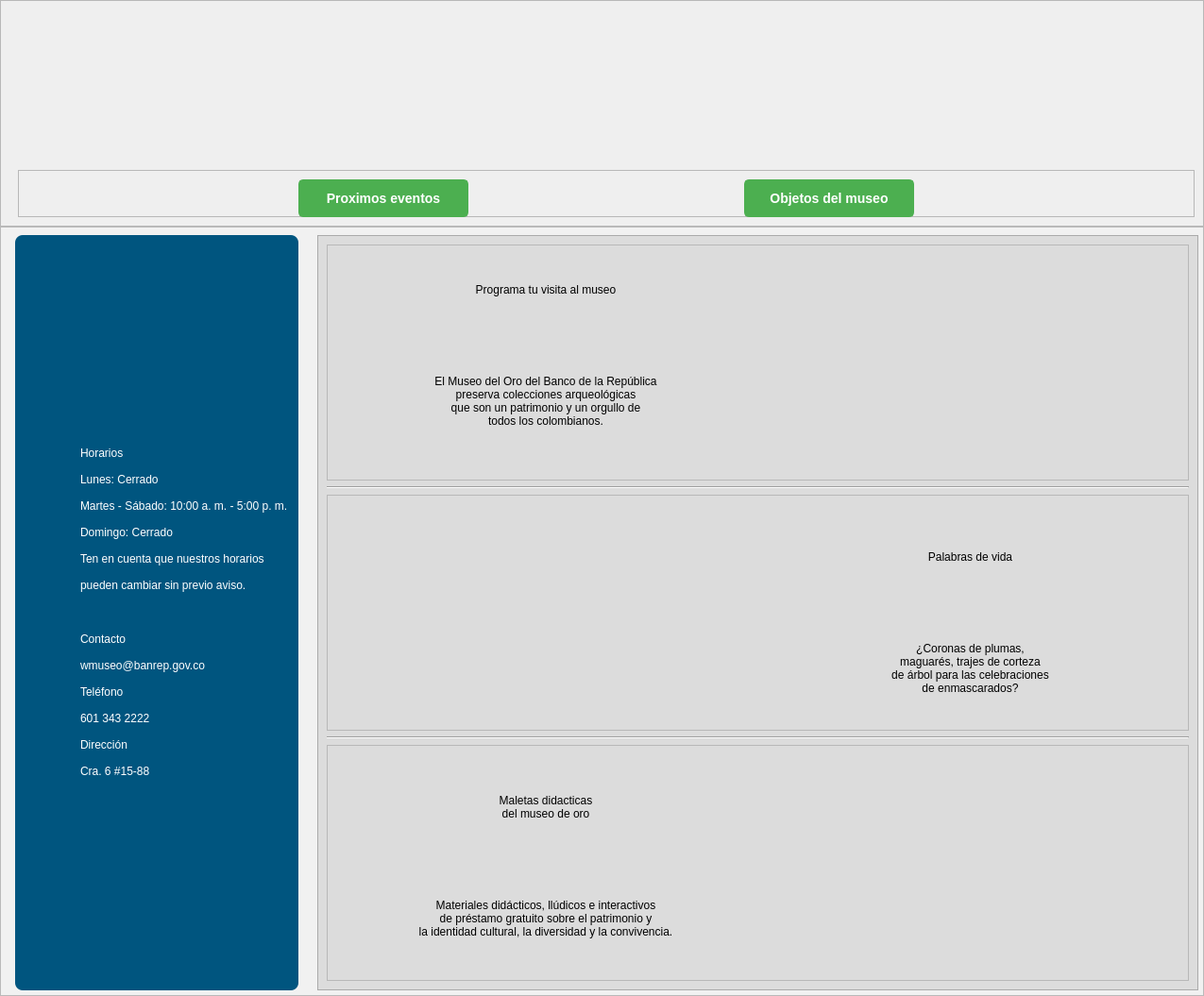
             <widget class="QWidget" name="Contenido1">
              <property name="geometry">
               <rect>
                <x>0</x>
                <y>0</y>
                <width>1275</width>
                <height>1055</height>
               </rect>
              </property>
              <layout class="QVBoxLayout" name="verticalLayout_2">
               <property name="spacing">
                <number>0</number>
               </property>
               <property name="leftMargin">
                <number>0</number>
               </property>
               <property name="topMargin">
                <number>0</number>
               </property>
               <property name="rightMargin">
                <number>0</number>
               </property>
               <property name="bottomMargin">
                <number>0</number>
               </property>
               <item>
                <widget class="QFrame" name="menudeslizante_frame">
                 <property name="maximumSize">
                  <size>
                   <width>16777215</width>
                   <height>16777215</height>
                  </size>
                 </property>
                 <property name="frameShape">
                  <enum>QFrame::StyledPanel</enum>
                 </property>
                 <property name="frameShadow">
                  <enum>QFrame::Raised</enum>
                 </property>
                 <layout class="QHBoxLayout" name="horizontalLayout_4">
                  <property name="spacing">
                   <number>0</number>
                  </property>
                  <property name="topMargin">
                   <number>0</number>
                  </property>
                  <property name="rightMargin">
                   <number>0</number>
                  </property>
                  <property name="bottomMargin">
                   <number>0</number>
                  </property>
                  <item>
                   <widget class="QStackedWidget" name="menuDeslizante">
                    <widget class="QWidget" name="deslizante_1">
                     <layout class="QVBoxLayout" name="verticalLayout_4">
                      <item>
                       <widget class="QLabel" name="imagen_4">
                        <property name="minimumSize">
                         <size>
                          <width>0</width>
                          <height>164</height>
                         </size>
                        </property>
                        <property name="text">
                         <string/>
                        </property>
                        <property name="pixmap">
                         <pixmap resource="../imgs/Recursos.qrc">:/iconos/banner1.png</pixmap>
                        </property>
                        <property name="scaledContents">
                         <bool>true</bool>
                        </property>
                        <property name="alignment">
                         <set>Qt::AlignCenter</set>
                        </property>
                       </widget>
                      </item>
                      <item>
                       <widget class="QFrame" name="frame_botonesevento">
                        <property name="minimumSize">
                         <size>
                          <width>0</width>
                          <height>50</height>
                         </size>
                        </property>
                        <property name="frameShape">
                         <enum>QFrame::StyledPanel</enum>
                        </property>
                        <property name="frameShadow">
                         <enum>QFrame::Raised</enum>
                        </property>
                        <layout class="QHBoxLayout" name="horizontalLayout_5">
                         <item>
                          <spacer name="horizontalSpacer_8">
                           <property name="orientation">
                            <enum>Qt::Horizontal</enum>
                           </property>
                           <property name="sizeHint" stdset="0">
                            <size>
                             <width>40</width>
                             <height>20</height>
                            </size>
                           </property>
                          </spacer>
                         </item>
                         <item alignment="Qt::AlignHCenter">
                          <widget class="QPushButton" name="Bonton_proxEvento">
                           <property name="minimumSize">
                            <size>
                             <width>180</width>
                             <height>40</height>
                            </size>
                           </property>
                           <property name="maximumSize">
                            <size>
                             <width>180</width>
                             <height>60</height>
                            </size>
                           </property>
                           <property name="styleSheet">
                            <string notr="true">QPushButton {
    background-color: #4CAF50; /* Color de fondo */
    color: white; /* Color del texto */
    border-style: solid; /* Estilo del borde */
    border-width: 2px; /* Ancho del borde */
    border-color: #4CAF50; /* Color del borde */
    border-radius: 5px; /* Radio de borde para esquinas redondeadas */
    padding: 8px 16px; /* Espaciado interno */
    font-size: 14px; /* Tamaño de fuente */
    font-weight: bold; /* Peso de la fuente */
}

QPushButton:hover {
    background-color: #45a049; /* Cambiar el color de fondo al pasar el mouse */
    border-color: #45a049; /* Cambiar el color del borde al pasar el mouse */
}

QPushButton:pressed {
    background-color: #357a38; /* Cambiar el color de fondo al hacer clic */
    border-color: #357a38; /* Cambiar el color del borde al hacer clic */
}</string>
                           </property>
                           <property name="text">
                            <string>Proximos eventos</string>
                           </property>
                          </widget>
                         </item>
                         <item>
                          <spacer name="horizontalSpacer_4">
                           <property name="orientation">
                            <enum>Qt::Horizontal</enum>
                           </property>
                           <property name="sizeHint" stdset="0">
                            <size>
                             <width>40</width>
                             <height>20</height>
                            </size>
                           </property>
                          </spacer>
                         </item>
                         <item alignment="Qt::AlignRight">
                          <widget class="QPushButton" name="Boton_objetos">
                           <property name="minimumSize">
                            <size>
                             <width>180</width>
                             <height>40</height>
                            </size>
                           </property>
                           <property name="styleSheet">
                            <string notr="true">QPushButton {
    background-color: #4CAF50; /* Color de fondo */
    color: white; /* Color del texto */
    border-style: solid; /* Estilo del borde */
    border-width: 2px; /* Ancho del borde */
    border-color: #4CAF50; /* Color del borde */
    border-radius: 5px; /* Radio de borde para esquinas redondeadas */
    padding: 8px 16px; /* Espaciado interno */
    font-size: 14px; /* Tamaño de fuente */
    font-weight: bold; /* Peso de la fuente */
}

QPushButton:hover {
    background-color: #45a049; /* Cambiar el color de fondo al pasar el mouse */
    border-color: #45a049; /* Cambiar el color del borde al pasar el mouse */
}

QPushButton:pressed {
    background-color: #357a38; /* Cambiar el color de fondo al hacer clic */
    border-color: #357a38; /* Cambiar el color del borde al hacer clic */
}</string>
                           </property>
                           <property name="text">
                            <string>Objetos del museo</string>
                           </property>
                          </widget>
                         </item>
                         <item>
                          <spacer name="horizontalSpacer_9">
                           <property name="orientation">
                            <enum>Qt::Horizontal</enum>
                           </property>
                           <property name="sizeHint" stdset="0">
                            <size>
                             <width>40</width>
                             <height>20</height>
                            </size>
                           </property>
                          </spacer>
                         </item>
                        </layout>
                       </widget>
                      </item>
                     </layout>
                    </widget>
                   </widget>
                  </item>
                 </layout>
                </widget>
               </item>
               <item>
                <widget class="QFrame" name="informaciones">
                 <property name="styleSheet">
                  <string notr="true">QFrame#informaciones{
background-color: rgb(241, 241, 241);
alternate-background-color: rgb(255, 162, 115);
}</string>
                 </property>
                 <property name="frameShape">
                  <enum>QFrame::StyledPanel</enum>
                 </property>
                 <property name="frameShadow">
                  <enum>QFrame::Raised</enum>
                 </property>
                 <layout class="QHBoxLayout" name="horizontalLayout_8">
                  <property name="spacing">
                   <number>20</number>
                  </property>
                  <property name="leftMargin">
                   <number>15</number>
                  </property>
                  <property name="topMargin">
                   <number>8</number>
                  </property>
                  <property name="rightMargin">
                   <number>5</number>
                  </property>
                  <property name="bottomMargin">
                   <number>5</number>
                  </property>
                  <item>
                   <widget class="QFrame" name="frame">
                    <property name="maximumSize">
                     <size>
                      <width>300</width>
                      <height>16777215</height>
                     </size>
                    </property>
                    <property name="styleSheet">
                     <string notr="true">background-color: rgb(0, 85, 127);
border-radius: 8px;</string>
                    </property>
                    <property name="frameShape">
                     <enum>QFrame::StyledPanel</enum>
                    </property>
                    <property name="frameShadow">
                     <enum>QFrame::Raised</enum>
                    </property>
                    <layout class="QHBoxLayout" name="horizontalLayout_9">
                     <property name="spacing">
                      <number>0</number>
                     </property>
                     <property name="topMargin">
                      <number>0</number>
                     </property>
                     <property name="rightMargin">
                      <number>0</number>
                     </property>
                     <property name="bottomMargin">
                      <number>0</number>
                     </property>
                     <item>
                      <widget class="QFrame" name="general">
                       <property name="maximumSize">
                        <size>
                         <width>300</width>
                         <height>377</height>
                        </size>
                       </property>
                       <property name="styleSheet">
                        <string notr="true">QFrame#general{
background-color: rgb(0, 85, 127);
}
</string>
                       </property>
                       <property name="frameShape">
                        <enum>QFrame::StyledPanel</enum>
                       </property>
                       <property name="frameShadow">
                        <enum>QFrame::Raised</enum>
                       </property>
                       <layout class="QGridLayout" name="gridLayout">
                        <item row="2" column="0">
                         <widget class="QLabel" name="label_9">
                          <property name="maximumSize">
                           <size>
                            <width>50</width>
                            <height>50</height>
                           </size>
                          </property>
                          <property name="styleSheet">
                           <string notr="true">QLabel{
font: 15pt &quot;MS Sans Serif&quot;;
background-color: rgb(0, 85, 127);
	color: rgb(255, 255, 255);

}</string>
                          </property>
                          <property name="text">
                           <string/>
                          </property>
                          <property name="textFormat">
                           <enum>Qt::AutoText</enum>
                          </property>
                          <property name="pixmap">
                           <pixmap resource="../imgs/Recursos.qrc">:/iconos/icons8-reloj-96.png</pixmap>
                          </property>
                          <property name="scaledContents">
                           <bool>true</bool>
                          </property>
                         </widget>
                        </item>
                        <item row="3" column="1">
                         <widget class="QLabel" name="label_10">
                          <property name="styleSheet">
                           <string notr="true">QLabel{
font: 10pt &quot;MS Sans Serif&quot;;
background-color: rgb(0, 85, 127);
	color: rgb(255, 255, 255);

}</string>
                          </property>
                          <property name="text">
                           <string>Lunes: Cerrado</string>
                          </property>
                         </widget>
                        </item>
                        <item row="9" column="0">
                         <widget class="QLabel" name="label_24">
                          <property name="maximumSize">
                           <size>
                            <width>45</width>
                            <height>45</height>
                           </size>
                          </property>
                          <property name="styleSheet">
                           <string notr="true">QLabel{
font: 15pt &quot;MS Sans Serif&quot;;
background-color: rgb(0, 85, 127);
	color: rgb(255, 255, 255);

}</string>
                          </property>
                          <property name="text">
                           <string/>
                          </property>
                          <property name="textFormat">
                           <enum>Qt::AutoText</enum>
                          </property>
                          <property name="pixmap">
                           <pixmap resource="../imgs/Recursos.qrc">:/iconos/icons8-mail-50.png</pixmap>
                          </property>
                          <property name="scaledContents">
                           <bool>true</bool>
                          </property>
                         </widget>
                        </item>
                        <item row="4" column="1">
                         <widget class="QLabel" name="label_11">
                          <property name="styleSheet">
                           <string notr="true">QLabel{
font: 10pt &quot;MS Sans Serif&quot;;
background-color: rgb(0, 85, 127);
	color: rgb(255, 255, 255);

}</string>
                          </property>
                          <property name="text">
                           <string>Martes - Sábado: 10:00 a. m. - 5:00 p. m.</string>
                          </property>
                         </widget>
                        </item>
                        <item row="5" column="1">
                         <widget class="QLabel" name="label_12">
                          <property name="styleSheet">
                           <string notr="true">QLabel{
font: 10pt &quot;MS Sans Serif&quot;;
background-color: rgb(0, 85, 127);
	color: rgb(255, 255, 255);

}</string>
                          </property>
                          <property name="text">
                           <string>Domingo: Cerrado</string>
                          </property>
                         </widget>
                        </item>
                        <item row="6" column="1">
                         <widget class="QLabel" name="label_14">
                          <property name="styleSheet">
                           <string notr="true">QLabel{
font: 10pt &quot;MS Sans Serif&quot;;
background-color: rgb(0, 85, 127);
	color: rgb(255, 255, 255);

}</string>
                          </property>
                          <property name="text">
                           <string>Ten en cuenta que nuestros horarios</string>
                          </property>
                         </widget>
                        </item>
                        <item row="7" column="1">
                         <widget class="QLabel" name="label_13">
                          <property name="styleSheet">
                           <string notr="true">QLabel{
font: 10pt &quot;MS Sans Serif&quot;;
background-color: rgb(0, 85, 127);
	color: rgb(255, 255, 255);

}</string>
                          </property>
                          <property name="text">
                           <string>pueden cambiar sin previo aviso. </string>
                          </property>
                         </widget>
                        </item>
                        <item row="2" column="1">
                         <widget class="QLabel" name="label_8">
                          <property name="styleSheet">
                           <string notr="true">QLabel{
font: 15pt &quot;MS Sans Serif&quot;;
background-color: rgb(0, 85, 127);
	color: rgb(255, 255, 255);

}</string>
                          </property>
                          <property name="text">
                           <string>Horarios</string>
                          </property>
                         </widget>
                        </item>
                        <item row="12" column="1">
                         <widget class="QLabel" name="label_19">
                          <property name="styleSheet">
                           <string notr="true">QLabel{
font: 10pt &quot;MS Sans Serif&quot;;
background-color: rgb(0, 85, 127);
	color: rgb(255, 255, 255);

}</string>
                          </property>
                          <property name="text">
                           <string>601 343 2222</string>
                          </property>
                         </widget>
                        </item>
                        <item row="10" column="1">
                         <widget class="QLabel" name="label_21">
                          <property name="styleSheet">
                           <string notr="true">QLabel{
font: 10pt &quot;MS Sans Serif&quot;;
background-color: rgb(0, 85, 127);
	color: rgb(255, 255, 255);

}</string>
                          </property>
                          <property name="text">
                           <string>wmuseo@banrep.gov.co</string>
                          </property>
                         </widget>
                        </item>
                        <item row="8" column="1">
                         <widget class="QLabel" name="label_23">
                          <property name="styleSheet">
                           <string notr="true">QLabel{
font: 10pt &quot;MS Sans Serif&quot;;
background-color: rgb(0, 85, 127);
	color: rgb(255, 255, 255);

}</string>
                          </property>
                          <property name="text">
                           <string/>
                          </property>
                         </widget>
                        </item>
                        <item row="11" column="1">
                         <widget class="QLabel" name="label_20">
                          <property name="styleSheet">
                           <string notr="true">QLabel{
font: 15pt &quot;MS Sans Serif&quot;;
background-color: rgb(0, 85, 127);
	color: rgb(255, 255, 255);

}</string>
                          </property>
                          <property name="text">
                           <string>Teléfono</string>
                          </property>
                         </widget>
                        </item>
                        <item row="9" column="1">
                         <widget class="QLabel" name="label_22">
                          <property name="styleSheet">
                           <string notr="true">QLabel{
font: 15pt &quot;MS Sans Serif&quot;;
background-color: rgb(0, 85, 127);
	color: rgb(255, 255, 255);

}</string>
                          </property>
                          <property name="text">
                           <string>Contacto</string>
                          </property>
                         </widget>
                        </item>
                        <item row="13" column="1">
                         <widget class="QLabel" name="label_18">
                          <property name="styleSheet">
                           <string notr="true">QLabel{
font: 15pt &quot;MS Sans Serif&quot;;
background-color: rgb(0, 85, 127);
	color: rgb(255, 255, 255);

}</string>
                          </property>
                          <property name="text">
                           <string>Dirección</string>
                          </property>
                         </widget>
                        </item>
                        <item row="14" column="1">
                         <widget class="QLabel" name="label_17">
                          <property name="styleSheet">
                           <string notr="true">QLabel{
font: 10pt &quot;MS Sans Serif&quot;;
background-color: rgb(0, 85, 127);
	color: rgb(255, 255, 255);

}</string>
                          </property>
                          <property name="text">
                           <string>Cra. 6 #15-88</string>
                          </property>
                         </widget>
                        </item>
                       </layout>
                      </widget>
                     </item>
                    </layout>
                   </widget>
                  </item>
                  <item>
                   <widget class="QFrame" name="Cartelera">
                    <property name="maximumSize">
                     <size>
                      <width>16777215</width>
                      <height>16777215</height>
                     </size>
                    </property>
                    <property name="styleSheet">
                     <string notr="true">QFrame#Cartelera{
background-color: rgb(220, 220, 220);
}
QFrame#titulo_cartel_1,#titulo_cartel_2,#titulo_cartel_3{
font: 75 18pt &quot;MS Serif&quot;;

}
QFrame#cuerpo_cartel_1,#cuerpo_cartel_2,#cuerpo_cartel_3{
font: italic 12pt &quot;Sitka&quot;;

}</string>
                    </property>
                    <property name="frameShape">
                     <enum>QFrame::StyledPanel</enum>
                    </property>
                    <property name="frameShadow">
                     <enum>QFrame::Raised</enum>
                    </property>
                    <layout class="QVBoxLayout" name="verticalLayout_3">
                     <item>
                      <widget class="QFrame" name="cartel_1">
                       <property name="minimumSize">
                        <size>
                         <width>0</width>
                         <height>250</height>
                        </size>
                       </property>
                       <property name="maximumSize">
                        <size>
                         <width>16777215</width>
                         <height>16777215</height>
                        </size>
                       </property>
                       <property name="frameShape">
                        <enum>QFrame::StyledPanel</enum>
                       </property>
                       <property name="frameShadow">
                        <enum>QFrame::Raised</enum>
                       </property>
                       <layout class="QGridLayout" name="gridLayout_2">
                        <item row="0" column="0">
                         <widget class="QLabel" name="titulo_cartel_1">
                          <property name="text">
                           <string>Programa tu visita al museo</string>
                          </property>
                          <property name="alignment">
                           <set>Qt::AlignCenter</set>
                          </property>
                         </widget>
                        </item>
                        <item row="0" column="1" rowspan="3">
                         <widget class="QLabel" name="imagen_cartel_1">
                          <property name="text">
                           <string/>
                          </property>
                          <property name="textFormat">
                           <enum>Qt::RichText</enum>
                          </property>
                          <property name="pixmap">
                           <pixmap resource="../imgs/Recursos.qrc">:/Carteles/cartel1.png</pixmap>
                          </property>
                          <property name="scaledContents">
                           <bool>true</bool>
                          </property>
                          <property name="alignment">
                           <set>Qt::AlignBottom|Qt::AlignHCenter</set>
                          </property>
                          <property name="wordWrap">
                           <bool>false</bool>
                          </property>
                         </widget>
                        </item>
                        <item row="1" column="0" rowspan="2">
                         <widget class="QLabel" name="cuerpo_cartel_1">
                          <property name="minimumSize">
                           <size>
                            <width>300</width>
                            <height>0</height>
                           </size>
                          </property>
                          <property name="text">
                           <string>El Museo del Oro del Banco de la República 
preserva colecciones arqueológicas 
que son un patrimonio y un orgullo de 
todos los colombianos.</string>
                          </property>
                          <property name="textFormat">
                           <enum>Qt::PlainText</enum>
                          </property>
                          <property name="scaledContents">
                           <bool>true</bool>
                          </property>
                          <property name="alignment">
                           <set>Qt::AlignCenter</set>
                          </property>
                         </widget>
                        </item>
                       </layout>
                      </widget>
                     </item>
                     <item>
                      <widget class="Line" name="line">
                       <property name="orientation">
                        <enum>Qt::Horizontal</enum>
                       </property>
                      </widget>
                     </item>
                     <item>
                      <widget class="QFrame" name="cartel_2">
                       <property name="minimumSize">
                        <size>
                         <width>0</width>
                         <height>250</height>
                        </size>
                       </property>
                       <property name="frameShape">
                        <enum>QFrame::StyledPanel</enum>
                       </property>
                       <property name="frameShadow">
                        <enum>QFrame::Raised</enum>
                       </property>
                       <layout class="QGridLayout" name="gridLayout_3">
                        <item row="0" column="1" rowspan="2">
                         <widget class="QLabel" name="imagen_cartel_2">
                          <property name="text">
                           <string/>
                          </property>
                          <property name="pixmap">
                           <pixmap resource="../imgs/Recursos.qrc">:/Carteles/cartel2.png</pixmap>
                          </property>
                          <property name="scaledContents">
                           <bool>false</bool>
                          </property>
                         </widget>
                        </item>
                        <item row="0" column="2">
                         <widget class="QLabel" name="titulo_cartel_2">
                          <property name="text">
                           <string>Palabras de vida</string>
                          </property>
                          <property name="alignment">
                           <set>Qt::AlignCenter</set>
                          </property>
                         </widget>
                        </item>
                        <item row="1" column="2">
                         <widget class="QLabel" name="cuerpo_cartel_2">
                          <property name="text">
                           <string>¿Coronas de plumas, 
maguarés, trajes de corteza 
de árbol para las celebraciones 
de enmascarados?</string>
                          </property>
                          <property name="alignment">
                           <set>Qt::AlignCenter</set>
                          </property>
                         </widget>
                        </item>
                       </layout>
                      </widget>
                     </item>
                     <item>
                      <widget class="Line" name="line_2">
                       <property name="orientation">
                        <enum>Qt::Horizontal</enum>
                       </property>
                      </widget>
                     </item>
                     <item>
                      <widget class="QFrame" name="cartel_3">
                       <property name="minimumSize">
                        <size>
                         <width>0</width>
                         <height>250</height>
                        </size>
                       </property>
                       <property name="frameShape">
                        <enum>QFrame::StyledPanel</enum>
                       </property>
                       <property name="frameShadow">
                        <enum>QFrame::Raised</enum>
                       </property>
                       <layout class="QGridLayout" name="gridLayout_4">
                        <item row="1" column="0">
                         <widget class="QLabel" name="titulo_cartel_3">
                          <property name="text">
                           <string>Maletas didacticas 
del museo de oro</string>
                          </property>
                          <property name="alignment">
                           <set>Qt::AlignCenter</set>
                          </property>
                         </widget>
                        </item>
                        <item row="2" column="0">
                         <widget class="QLabel" name="cuerpo_cartel_3">
                          <property name="text">
                           <string>Materiales didácticos, llúdicos e interactivos 
de préstamo gratuito sobre el patrimonio y 
la identidad cultural, la diversidad y la convivencia.</string>
                          </property>
                          <property name="alignment">
                           <set>Qt::AlignCenter</set>
                          </property>
                         </widget>
                        </item>
                        <item row="1" column="1" rowspan="2">
                         <widget class="QLabel" name="imagen_cartel_3">
                          <property name="text">
                           <string/>
                          </property>
                          <property name="pixmap">
                           <pixmap resource="../imgs/Recursos.qrc">:/Carteles/cartel3.png</pixmap>
                          </property>
                         </widget>
                        </item>
                       </layout>
                      </widget>
                     </item>
                    </layout>
                   </widget>
                  </item>
                 </layout>
                </widget>
               </item>
              </layout>
             </widget>
